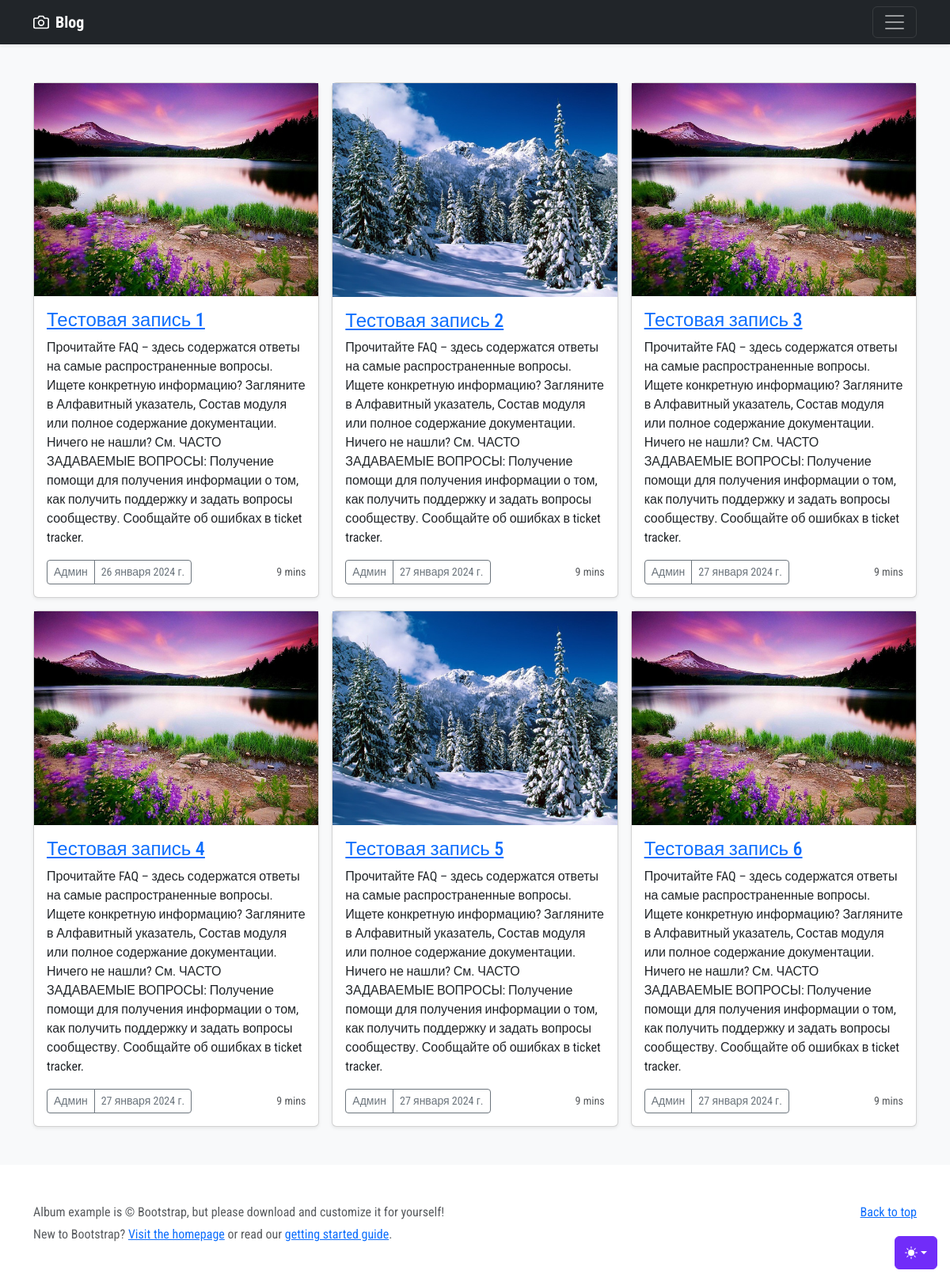
The page / on the database its author committed.
### blog/models.py (models this page shows, shortened)
class Post(models.Model):
    title = models.CharField('Заголовок', max_length=100)
    description = models.TextField('Контент')
    author = models.CharField('Автор', max_length=100)
    date = models.DateField('Дата публикации')
    img = models.ImageField('Изображение', upload_to='img/%Y/%m/%d')
    class Meta:
        verbose_name = 'Запись'

### blog/views.py (the view)
# urls.py: urlpatterns = [path('', views.PostView.as_view()),
class PostView(View):
    def get(self, request):
        posts = Post.objects.all()
        return render(request, 'blog/index.html', {'post_list': posts})

### templates/blog/index.html (shortened to what this page needs)
{% load static %}
<html lang="en" data-bs-theme="auto">
<head>
    <link rel="stylesheet" href="https://cdn.jsdelivr.net/npm/@docsearch/css@3">
    <link href="{% static 'assets/dist/css/bootstrap.min.css' %}" rel="stylesheet">
    <link href="{% static 'assets/dist/css/custom_index.css' %}" rel="stylesheet">
    <link href="{% static 'assets/dist/css/all.css' %}" rel="stylesheet">
</head>
<body>
<div class="dropdown position-fixed bottom-0 end-0 mb-3 me-3 bd-mode-toggle">
    <button class="btn btn-bd-primary py-2 dropdown-toggle d-flex align-items-center"
            id="bd-theme"
            type="button"
            aria-expanded="false"
            data-bs-toggle="dropdown"
            aria-label="Toggle theme (auto)">
        <svg class="bi my-1 theme-icon-active" width="1em" height="1em">
            <use href="#circle-half"></use>
        </svg>
    </button>
</div>
<header data-bs-theme="dark">
    <div class="navbar navbar-dark bg-dark shadow-sm">
        <div class="container">
            <a href="/" class="navbar-brand d-flex align-items-center">
                <strong class="logoblog">Blog</strong>
            </a>
            <button class="navbar-toggler" type="button" data-bs-toggle="collapse" data-bs-target="#navbarHeader"
                    aria-controls="navbarHeader" aria-expanded="false" aria-label="Toggle navigation">
                <span class="navbar-toggler-icon"></span>
            </button>
        </div>
    </div>
</header>
<main>
    <div class="album py-5 bg-body-tertiary">
        <div class="container">
            <div class="row row-cols-1 row-cols-sm-2 row-cols-md-3 g-3">
                {% for post in post_list %}
                <div class="col">
                    <div class="card shadow-sm">
                        <img src="{{ post.img.url }}" alt="{{ post.title }}">
                        <div class="card-body">
                            <h4 class="card-text"><a href="{{ post.id }}" target="_blank">{{ post.title }}</a></h4>
                            <p class="card-text">{{ post.description }}</p>
                            <div class="d-flex justify-content-between align-items-center">
                                <div class="btn-group">
                                    <button type="button" class="btn btn-sm btn-outline-secondary">{{ post.author }}
                                    </button>
                                    <button type="button" class="btn btn-sm btn-outline-secondary">{{ post.date }}
                                    </button>
                                </div>
                                <small class="text-body-secondary">9 mins</small>
                            </div>
                        </div>
                    </div>
                </div>
                {% endfor %}
            </div>
        </div>
    </div>
</main>
<footer class="text-body-secondary py-5">
    <div class="container">
        <p class="float-end mb-1">
            <a href="#">Back to top</a>
        </p>
        <p class="mb-1">Album example is &copy; Bootstrap, but please download and customize it for yourself!</p>
        <p class="mb-0">New to Bootstrap? <a href="/">Visit the homepage</a> or read our <a
                href="../getting-started/introduction/">getting started guide</a>.</p>
    </div>
</footer>
</body>
</html>

### rows shown on the page
Post: img (picture), title "Тестовая запись 1", description "Прочитайте FAQ – здесь содержатся ответы на самые распространенные вопросы. Ищете конкретную информацию? Загляните в Алфавитный указатель, Состав модуля или полное содержание документации. Ничего не нашли? См. ЧАСТО ЗАДАВАЕМЫЕ ВОПРОСЫ: Получение помощи для получения информации о том, как получить поддержку и задать вопросы сообществу. Сообщайте об ошибках в ticket tracker.", author "Админ", date "26 января 2024 г."
Post: img (picture), title "Тестовая запись 2", description "Прочитайте FAQ – здесь содержатся ответы на самые распространенные вопросы. Ищете конкретную информацию? Загляните в Алфавитный указатель, Состав модуля или полное содержание документации. Ничего не нашли? См. ЧАСТО ЗАДАВАЕМЫЕ ВОПРОСЫ: Получение помощи для получения информации о том, как получить поддержку и задать вопросы сообществу. Сообщайте об ошибках в ticket tracker.", author "Админ", date "27 января 2024 г."
Post: img (picture), title "Тестовая запись 3", description "Прочитайте FAQ – здесь содержатся ответы на самые распространенные вопросы. Ищете конкретную информацию? Загляните в Алфавитный указатель, Состав модуля или полное содержание документации. Ничего не нашли? См. ЧАСТО ЗАДАВАЕМЫЕ ВОПРОСЫ: Получение помощи для получения информации о том, как получить поддержку и задать вопросы сообществу. Сообщайте об ошибках в ticket tracker.", author "Админ", date "27 января 2024 г."
Post: img (picture), title "Тестовая запись 4", description "Прочитайте FAQ – здесь содержатся ответы на самые распространенные вопросы. Ищете конкретную информацию? Загляните в Алфавитный указатель, Состав модуля или полное содержание документации. Ничего не нашли? См. ЧАСТО ЗАДАВАЕМЫЕ ВОПРОСЫ: Получение помощи для получения информации о том, как получить поддержку и задать вопросы сообществу. Сообщайте об ошибках в ticket tracker.", author "Админ", date "27 января 2024 г."
Post: img (picture), title "Тестовая запись 5", description "Прочитайте FAQ – здесь содержатся ответы на самые распространенные вопросы. Ищете конкретную информацию? Загляните в Алфавитный указатель, Состав модуля или полное содержание документации. Ничего не нашли? См. ЧАСТО ЗАДАВАЕМЫЕ ВОПРОСЫ: Получение помощи для получения информации о том, как получить поддержку и задать вопросы сообществу. Сообщайте об ошибках в ticket tracker.", author "Админ", date "27 января 2024 г."
Post: img (picture), title "Тестовая запись 6", description "Прочитайте FAQ – здесь содержатся ответы на самые распространенные вопросы. Ищете конкретную информацию? Загляните в Алфавитный указатель, Состав модуля или полное содержание документации. Ничего не нашли? См. ЧАСТО ЗАДАВАЕМЫЕ ВОПРОСЫ: Получение помощи для получения информации о том, как получить поддержку и задать вопросы сообществу. Сообщайте об ошибках в ticket tracker.", author "Админ", date "27 января 2024 г."
